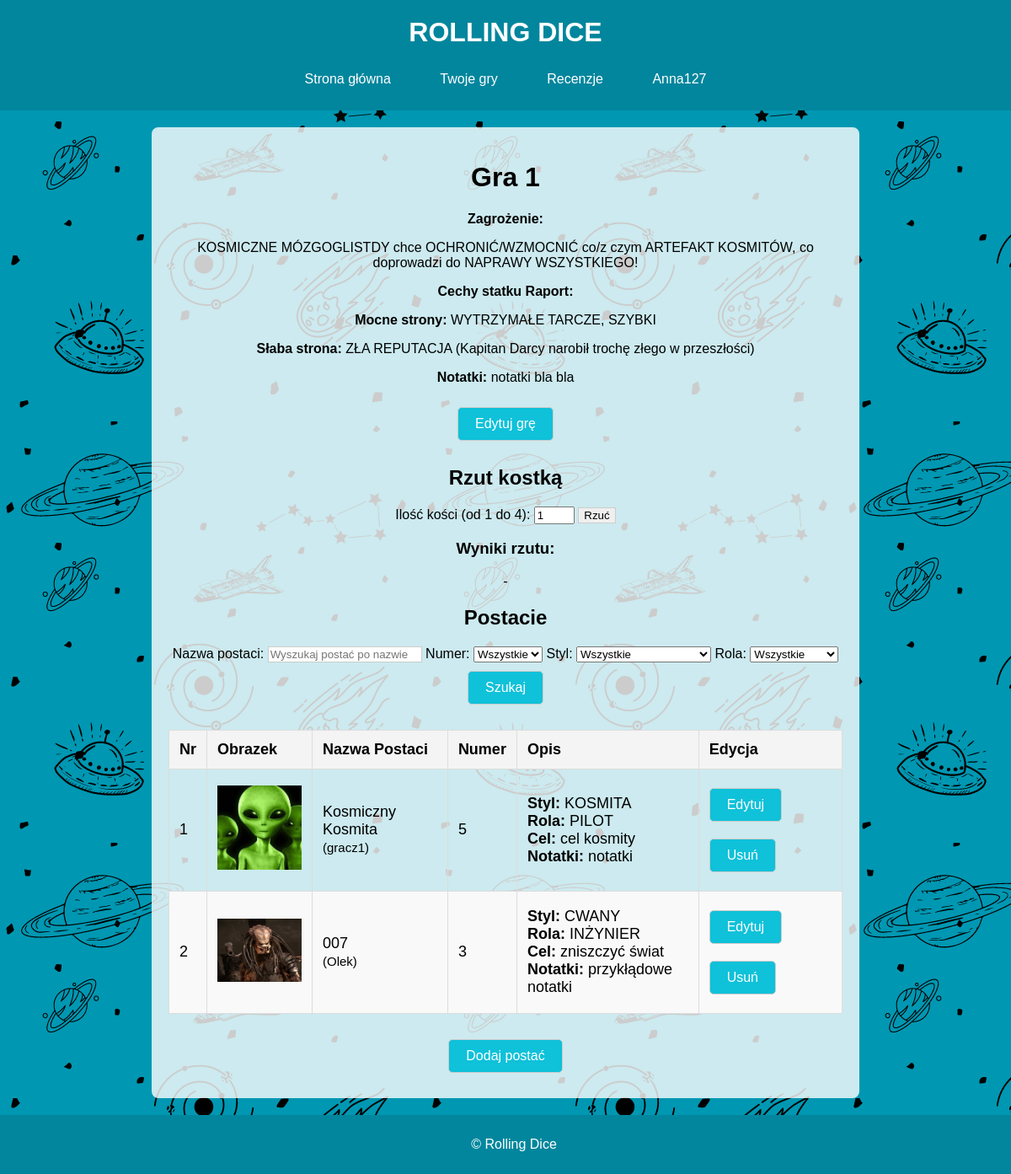
The page /play_game.php?id=4 (signed in) on the database its author committed.
### tables this page shows
CREATE TABLE `gry` (
  `id` int(10) UNSIGNED NOT NULL,
  `idUzytkownika` int(10) UNSIGNED NOT NULL,
  `nazwa` varchar(50) NOT NULL,
  `idZagrozenie` int(10) UNSIGNED NOT NULL,
  `idMotywacja` int(10) UNSIGNED NOT NULL,
  `idCel` int(10) UNSIGNED NOT NULL,
  `idKonsekwencje` int(10) UNSIGNED NOT NULL,
  `idMocna_strona1` int(10) UNSIGNED NOT NULL,
  `idMocna_strona2` int(10) UNSIGNED NOT NULL,
  `idProblem` int(10) UNSIGNED NOT NULL,
  `notatki` varchar(200) NOT NULL
);

CREATE TABLE `zagrozenie` (
  `id` int(10) UNSIGNED NOT NULL,
  `nazwa` varchar(50) NOT NULL
);

CREATE TABLE `motywacja` (
  `id` int(10) UNSIGNED NOT NULL,
  `nazwa` varchar(50) NOT NULL
);

CREATE TABLE `cel` (
  `id` int(10) UNSIGNED NOT NULL,
  `nazwa` varchar(50) NOT NULL
);

CREATE TABLE `konsekwencje` (
  `id` int(10) UNSIGNED NOT NULL,
  `nazwa` varchar(50) NOT NULL
);

CREATE TABLE `mocna_strona` (
  `id` int(10) UNSIGNED NOT NULL,
  `nazwa` varchar(50) NOT NULL
);

CREATE TABLE `problem` (
  `id` int(10) UNSIGNED NOT NULL,
  `nazwa` varchar(100) NOT NULL
);

CREATE TABLE `postacie` (
  `id` int(10) UNSIGNED NOT NULL,
  `idGry` int(10) UNSIGNED NOT NULL,
  `nazwa_postaci` varchar(50) NOT NULL,
  `nazwa_gracza` varchar(50) NOT NULL,
  `idStyl` int(10) UNSIGNED NOT NULL,
  `idRola` int(10) UNSIGNED NOT NULL,
  `numer` int(10) UNSIGNED NOT NULL,
  `cel_postaci` varchar(100) NOT NULL,
  `notatki` varchar(200) NOT NULL,
  `obrazek` varchar(50) NOT NULL
);

CREATE TABLE `styl` (
  `id` int(10) UNSIGNED NOT NULL,
  `nazwa` varchar(50) NOT NULL
);

CREATE TABLE `rola` (
  `id` int(10) UNSIGNED NOT NULL,
  `nazwa` varchar(50) NOT NULL
);

### play_game.php (the view, shortened to what this page needs)
<?php
require('db.php');
$isLoggedIn = isset($_SESSION['username']);
$gameId = intval($_GET['id']);
function getDescription($conn, $table, $id) {
    $sql = "SELECT nazwa FROM $table WHERE id = ?";
    $stmt = $conn->prepare($sql);
    $stmt->bind_param("i", $id);
    $stmt->execute();
    $result = $stmt->get_result();
    if ($result->num_rows > 0) {
        $row = $result->fetch_object();
        return $row->nazwa;
    } else {
        return 'Nieznane';
    }
}
$sql = "SELECT * FROM gry WHERE id = ? AND idUzytkownika = ?";
$stmt = $conn->prepare($sql);
$stmt->bind_param("ii", $gameId, $_SESSION['id']);
$stmt->execute();
$result = $stmt->get_result();
$game = $result->fetch_assoc();
$zagrozenie = getDescription($conn, 'zagrozenie', $game['idZagrozenie']);
$motywacja = getDescription($conn, 'motywacja', $game['idMotywacja']);
$cel = getDescription($conn, 'cel', $game['idCel']);
$konsekwencje = getDescription($conn, 'konsekwencje', $game['idKonsekwencje']);
$mocna_strona1 = getDescription($conn, 'mocna_strona', $game['idMocna_strona1']);
$mocna_strona2 = getDescription($conn, 'mocna_strona', $game['idMocna_strona2']);
$problem = getDescription($conn, 'problem', $game['idProblem']);
$searchName = isset($_GET['searchName']) ? $_GET['searchName'] : '';
$searchNumber = isset($_GET['searchNumber']) ? intval($_GET['searchNumber']) : 0;
$searchStyle = isset($_GET['searchStyle']) ? intval($_GET['searchStyle']) : 0;
$searchRole = isset($_GET['searchRole']) ? intval($_GET['searchRole']) : 0;
$sql_characters = "
    SELECT
        p.*,
        s.nazwa AS styl_nazwa,
        r.nazwa AS rola_nazwa
    FROM
        postacie p
    LEFT JOIN
        styl s ON p.idStyl = s.id
    LEFT JOIN
        rola r ON p.idRola = r.id
    WHERE
        p.idGry = ?
        AND (p.nazwa_postaci LIKE ?)
        AND (? = 0 OR p.numer = ?)
        AND (? = 0 OR p.idStyl = ?)
        AND (? = 0 OR p.idRola = ?)
";
$searchNameSQL = "%{$searchName}%";
$stmt_characters = $conn->prepare($sql_characters);
$stmt_characters->bind_param("ssiiiiii", $gameId, $searchNameSQL, $searchNumber, $searchNumber, $searchStyle, $searchStyle, $searchRole, $searchRole);
$stmt_characters->execute();
$charactersResult = $stmt_characters->get_result();
?>
<!DOCTYPE html>
<html lang="pl">
<head>
    <link rel="stylesheet" href="styles.css">
</head>
<body>
    <?php include 'menu.php'; ?>
    <div class="content">
        <h1><?php echo htmlspecialchars($game['nazwa']); ?></h1>
        <p><strong>Zagrożenie:</strong></p>
        <p><?php echo htmlspecialchars($zagrozenie); ?> chce <?php echo htmlspecialchars($motywacja); ?> co/z czym <?php echo htmlspecialchars($cel); ?>, co doprowadzi do <?php echo htmlspecialchars($konsekwencje); ?>!</p>
        <p><strong>Cechy statku Raport:</strong></p>
        <p><strong>Mocne strony:</strong> <?php echo htmlspecialchars($mocna_strona1); ?>, <?php echo htmlspecialchars($mocna_strona2); ?></p>
        <p><strong>Słaba strona:</strong> <?php echo htmlspecialchars($problem); ?></p>
        <p><strong>Notatki:</strong> <?php echo htmlspecialchars($game['notatki']); ?></p>
        <a href="edit_game.php?id=<?php echo $gameId; ?>" class="button">Edytuj grę</a>
        <h2>Rzut kostką</h2>
        <label for="diceCount">Ilość kości (od 1 do 4):</label>
        <input type="number" id="diceCount" name="diceCount" min="1" max="4" value="1" required>
        <button onclick="rollDice()">Rzuć</button>
        <h3>Wyniki rzutu:</h3>
        <p id="rollResults">-</p>
        <h2>Postacie</h2>
        <form action="" method="get">
            <label for="searchName">Nazwa postaci:</label>
            <input type="text" name="searchName" placeholder="Wyszukaj postać po nazwie" value="<?php echo htmlspecialchars($searchName); ?>">
            <label for="searchNumber">Numer:</label>
            <select id="searchNumber" name="searchNumber">
                <option value="">Wszystkie</option>
            </select>
            <label for="searchStyle">Styl:</label>
            <select id="searchStyle" name="searchStyle">
                <option value="">Wszystkie</option>
            </select>
            <label for="searchRole">Rola:</label>
            <select id="searchRole" name="searchRole">
                <option value="">Wszystkie</option>
            </select>
            <button type="submit" class="button">Szukaj</button>
        </form>
        <table>
            <thead>
                <tr>
                    <th>Nr</th>
                    <th>Obrazek</th>
                    <th>Nazwa Postaci</th>
                    <th>Numer</th>
                    <th>Opis</th>
                    <th>Edycja</th>
                </tr>
            </thead>
            <tbody>
                <?php if ($charactersResult->num_rows > 0): ?>
                    <?php $nr = 1; ?>
                    <?php while ($character = $charactersResult->fetch_assoc()): ?>
                        <tr>
                            <td><?php echo $nr++; ?></td>
                            <td>
                                <?php if (!empty($character['obrazek']) && file_exists('obrazki/' . $character['obrazek'])): ?>
                                    <img src="obrazki/<?php echo htmlspecialchars($character['obrazek']); ?>" alt="Obrazek postaci" width="100">
                                <?php else: ?>
                                    Brak obrazka
                                <?php endif; ?>
                            </td>
                            <td>
                                <?php echo htmlspecialchars($character['nazwa_postaci']); ?>
                                <br>
                                <small>(<?php echo htmlspecialchars($character['nazwa_gracza']); ?>)</small>
                            </td>
                            <td><?php echo htmlspecialchars($character['numer']); ?></td>
                            <td>
                                <strong>Styl:</strong> <?php echo htmlspecialchars($character['styl_nazwa']); ?><br>
                                <strong>Rola:</strong> <?php echo htmlspecialchars($character['rola_nazwa']); ?><br>
                                <strong>Cel:</strong> <?php echo htmlspecialchars($character['cel_postaci']); ?><br>
                                <strong>Notatki:</strong> <?php echo htmlspecialchars($character['notatki']); ?>
                            </td>
                            <td>
                                <a href="edit_character.php?id=<?php echo $character['id']; ?>&gameId=<?php echo $gameId; ?>" class="button">Edytuj</a>
                                <a href="delete_character.php?id=<?php echo $character['id']; ?>&gameId=<?php echo $gameId; ?>" class="button">Usuń</a>
                            </td>
                        </tr>
                    <?php endwhile; ?>
                <?php else: ?>
                    <tr>
                        <td colspan="6">Brak postaci do wyświetlenia.</td>
                    </tr>
                <?php endif; ?>
            </tbody>
        </table>
        <a href="add_character.php?gameId=<?php echo $gameId; ?>" class="button">Dodaj postać</a>
    </div>
    <footer>
        <p>&copy; Rolling Dice</p>
    </footer>
</body>
</html>

### menu.php (shortened to what this page needs)
<header>
    <h1>ROLLING DICE</h1>
    <nav>
        <ul>
            <li><a href="stronaglowna.php">Strona główna</a></li>
            <li><a href="index.php">Twoje gry</a></li>
            <li><a href="recenzje.php">Recenzje</a></li>
            <li>
                <?php if ($isLoggedIn): ?>
                    <a href="profile.php?id=<?php echo htmlspecialchars($_SESSION['id']); ?>">
                        <?php echo htmlspecialchars($_SESSION['username']); ?>
                    </a>
                <?php endif; ?>
            </li>
        </ul>
    </nav>
</header>

### styles.css (style rules this page uses)
html, body { height: 100%; margin: 0; padding: 0; display: grid; grid-template-rows: auto 1fr auto; background-image: url('tlo.png'); }
body { font-family: Arial, sans-serif; background-color: #f4f4f4; text-align: center; }
header { background-color: #01869d; color: #fff; padding: 20px 0; }
header h1 { margin: 0; font-size: 2em; padding-bottom: 10px; }
nav { margin-top: 10px; }
nav ul { list-style-type: none; margin: 0; padding: 0; display: inline-block; }
nav ul li { position: relative; display: inline-block; margin: 0 15px; }
nav ul li a { color: #fff; text-decoration: none; padding: 8px 12px; display: block; transition: background-color 0.3s, color 0.3s; }
.content { width: 800px; margin: 20px auto; padding: 20px; background-color: rgba(255, 255, 255, 0.8); border-radius: 8px; text-align: center; }
footer { text-align: center; padding: 10px; background-color: #01869d; color: #fff; width: 100%; }
.button { background-color: #0fc1d9; color: white; padding: 10px 20px; text-align: center; text-decoration: none; display: inline-block; font-size: 16px; margin: 10px 0; border-radius: 5px; cursor: pointer; }
table { width: 100%; border-collapse: collapse; margin: 20px 0; font-size: 18px; }
th, td { border: 1px solid #ddd; padding: 12px; text-align: left; }
th { background-color: #f4f4f4; }
tr:nth-child(even) { background-color: #f9f9f9; }
input[type="text"], button, .button { box-shadow: none; outline: none; border: 1px solid #ccc; }

### rows shown on the page
gry: nazwa "Gra 1", idZagrozenie.nazwa "KOSMICZNE MÓZGOGLISTDY", idMotywacja.nazwa "OCHRONIĆ/WZMOCNIĆ", idCel.nazwa "ARTEFAKT KOSMITÓW", idKonsekwencje.nazwa "NAPRAWY WSZYSTKIEGO", idMocna_strona1.nazwa "WYTRZYMAŁE TARCZE", idMocna_strona2.nazwa "SZYBKI", idProblem.nazwa "ZŁA REPUTACJA (Kapitan Darcy narobił trochę złego w przeszłości)", notatki "notatki bla bla"
postacie: obrazek (picture), nazwa_postaci "Kosmiczny Kosmita", nazwa_gracza "gracz1", numer "5", idStyl.nazwa "KOSMITA", idRola.nazwa "PILOT", cel_postaci "cel kosmity", notatki "notatki"
postacie: obrazek (picture), nazwa_postaci "007", nazwa_gracza "Olek", numer "3", idStyl.nazwa "CWANY", idRola.nazwa "INŻYNIER", cel_postaci "zniszczyć świat", notatki "przykłądowe notatki"

### other values the page prints
$_SESSION['username'] "Anna127"
